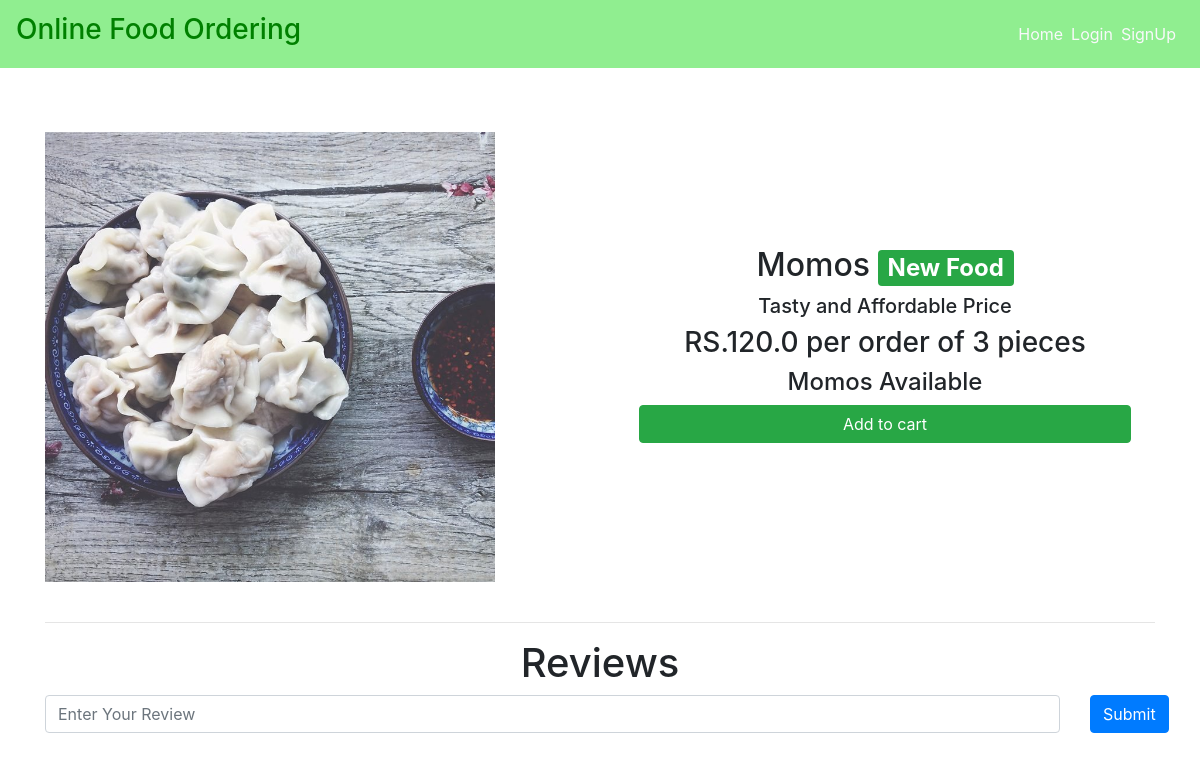
The page /dishes/Momos on the database its author committed.
### main/models.py (models this page shows, shortened)
class Item(models.Model):
    LABELS = (
        ('Best Selling Foods', 'Best Selling Foods'),
        ('New Food', 'New Food'),
        ('Spicy Foods🔥', 'Spicy Foods🔥'),
    )
    LABEL_COLOUR = (
        ('danger', 'danger'),
        ('success', 'success'),
        ('primary', 'primary'),
        ('info', 'info'),
        ('warning', 'warning'),
    )
    title = models.CharField(max_length=150)
    description = models.CharField(max_length=250,blank=True)
    price = models.FloatField()
    pieces = models.IntegerField(default=6)
    instructions = models.CharField(max_length=250,default="Available")
    image = models.ImageField(default='default.png', upload_to='images/')
    labels = models.CharField(max_length=25, choices=LABELS, blank=True)
    label_colour = models.CharField(max_length=15, choices=LABEL_COLOUR, blank=True)
    slug = models.SlugField(default="foods")
    created_by = models.ForeignKey(User, on_delete=models.CASCADE)

### main/views.py (the view)
# urls.py: path('dishes/<slug>', views.menuDetail, name='dishes'),
def menuDetail(request, slug):
    item = Item.objects.filter(slug=slug).first()
    reviews = Reviews.objects.filter(rslug=slug).order_by('-id')[:7]
    context = {
        'item' : item,
        'reviews' : reviews,
    }
    return render(request, 'main/dishes.html', context)

### main/templates/main/dishes.html (shortened to what this page needs)
{% extends "main/layout.html" %}
{% block content %}
<div class="dishes">
  <main class="mt-3 pt-4 main">
    <div class="container dark-grey-text">
      <div class="row wow fadeIn">
        <div class="col-md-6 mb-4">
          <img src="{{ item.image.url }}" class="img-fluid mt-4" alt="">
        </div>
        <div class="col-md-6 mb-4 information">
          <div class="p-4 content">
            <div class="mt-0">
                <h2>{{ item.title }}<span class="badge badge-{{ item.label_colour }} ml-2">{{ item.labels }}</span></h2>
            </div>
            <div class="lead">
              {% if item.description %}
              <h5>{{ item.description }}</h5>
              {% endif %}
              <h3>RS.{{ item.price }} per order of {{ item.pieces}} pieces</h3>
              <h4>{{ item.instructions }}</h4>
            </div>
            <a href="{% url 'main:add-to-cart' item.slug %}" class="btn btn-success btn-md my-0 p">Add to cart</a>
          </div>
        </div>
      </div>
      <hr>
    </div>
  </main>
  <div class="container">
    <h1 class="text-center">Reviews</h1>
    <form action="{% url 'main:add_reviews' %}" method="POST" class="mb-3">
      <div class="row">
        <div class="col-sm-11">
          <input type="text" name="review" class="form-control" placeholder="Enter Your Review">
        </div>
        <div class="col-sm-1">
          <button type="submit" class="btn btn-primary">Submit</button>
        </div>
      </div>
    </form>
  </div>
</div>
{% endblock content %}

### main/static/main/styles.css (style rules this page uses)
.dishes .main .container .row img { max-width: 540px; max-height: 450px; width: fit-content; }
.dishes .main .container .row .content { display: flex; flex-direction: column; text-align: center; justify-content: center; }
.dishes .main .container .row .information { display: flex; flex-direction: column; text-align: center; justify-content: center; }

### rows shown on the page
Item: image (picture), title "Momos", labels "New Food", description "Tasty and Affordable Price", price "120.0", pieces "3", instructions "Momos Available"
